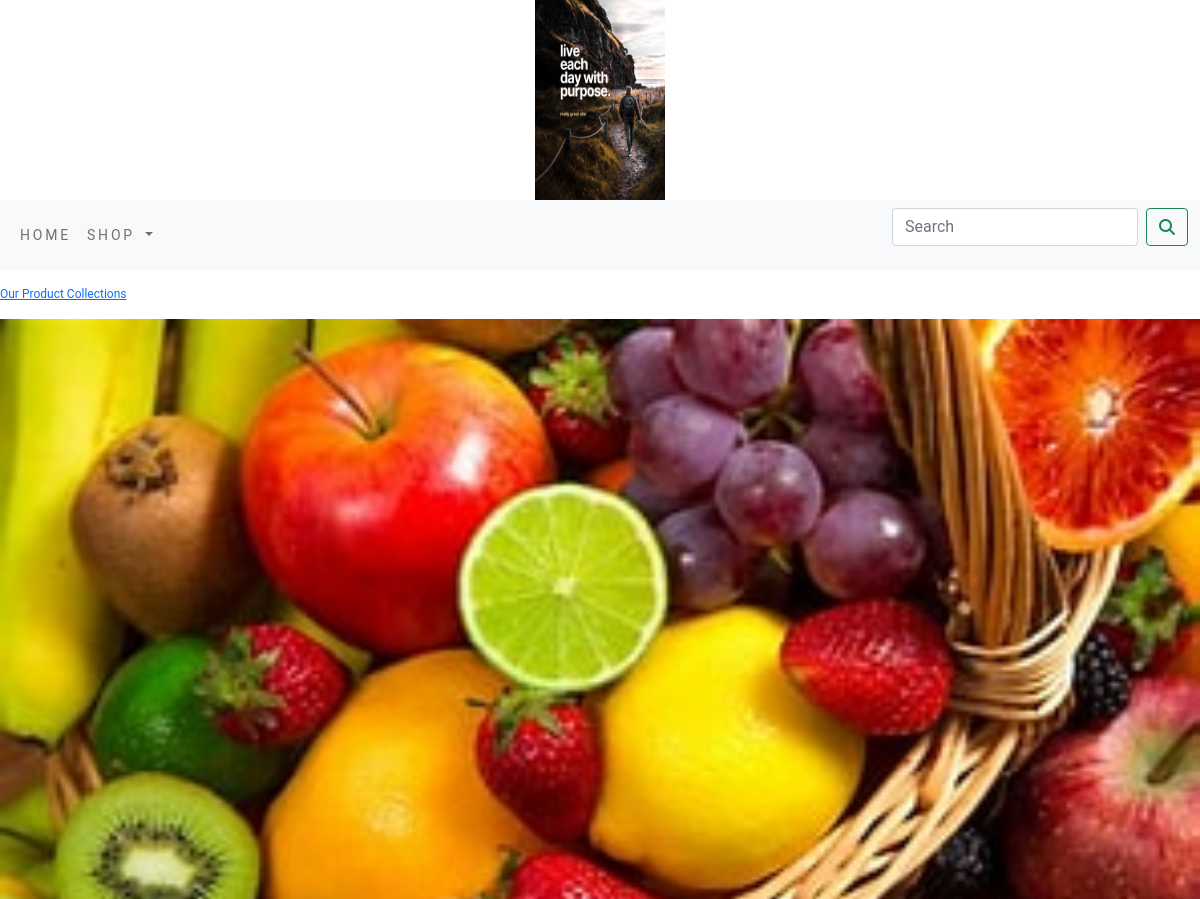
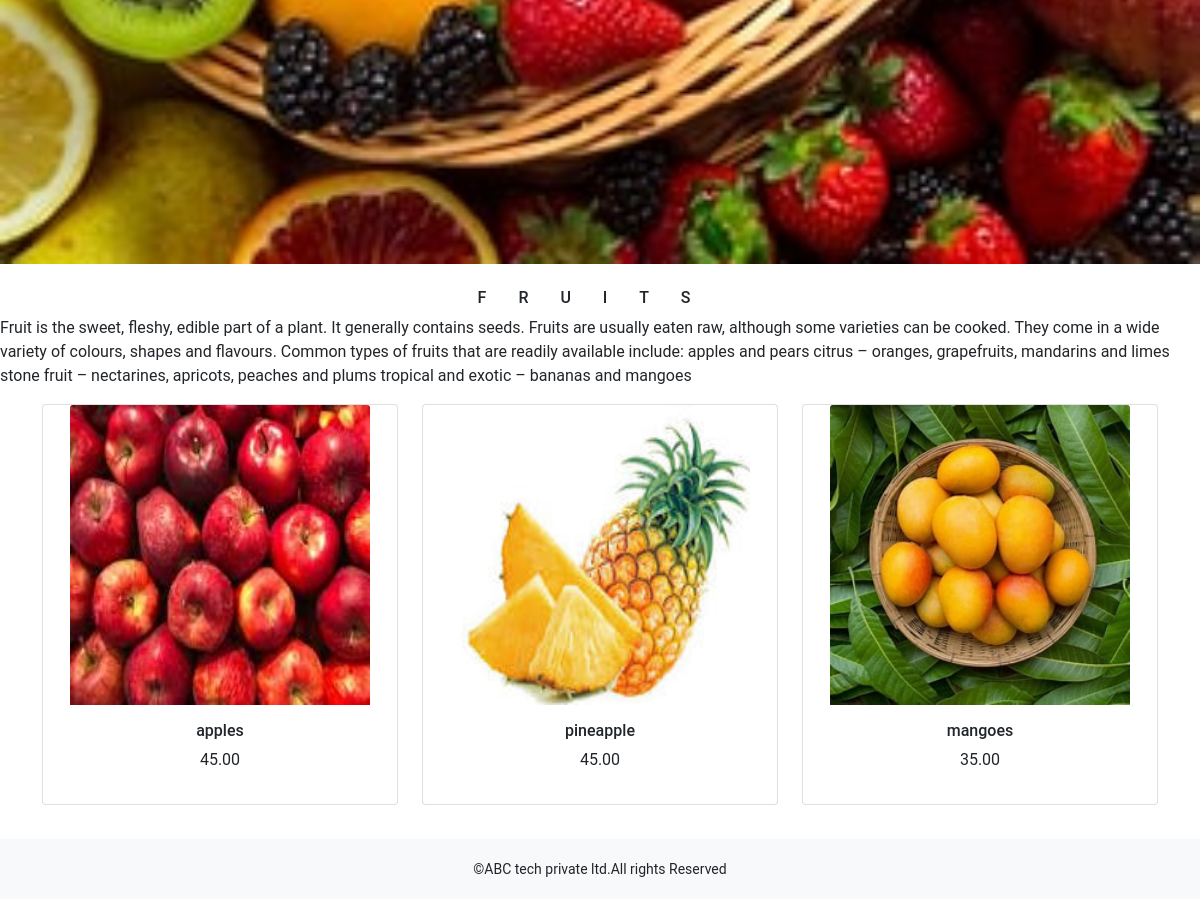
/fruits/, run on the app's committed database (2 pictures, top to bottom).
### shop/models.py (models this page shows)
class Category(models.Model):
    objects = None
    name=models.CharField(max_length=250,unique=True)
    slug=models.SlugField(max_length=250,unique=True)
    description=models.TextField(blank=True)
    image = models.ImageField(upload_to='category', blank=True)
    class Meta:
        ordering=('name',)
        verbose_name='category',
        verbose_name_plural='categories'

class Product(models.Model):
    objects = None
    name=models.CharField(max_length=250,unique=True)
    slug=models.SlugField(max_length=250,unique=True)
    description=models.TextField(blank=True)
    price=models.DecimalField(max_digits=10,decimal_places=2)
    category=models.ForeignKey(Category,on_delete=models.CASCADE)
    image = models.ImageField(upload_to='product', blank=True)
    stock=models.IntegerField()
    available=models.BooleanField(default=True)
    created=models.DateTimeField(auto_now_add=True)
    updated=models.DateTimeField(auto_now=True)
    def get_url(self):
        return reverse('shop:prodCatDetail', args=[self.category.slug,self.slug])

### shop/views.py (the view)
# urls.py: path('', views.allProdCat, name='allProdCat'),
def allProdCat (request,c_slug=None):
    c_page = None
    products_list = None
    if c_slug != None:
        c_page=get_object_or_404(Category,slug=c_slug)
        products_list=Product.objects.all().filter(category=c_page,available=True)
    else:
        products_list=Product.objects.all().filter(available=True)
    paginator=Paginator(products_list,6)
    try:
        page=int(request.GET.get('page','1'))
    except:
        page=1
    try:
        products=paginator.page(page)
    except (EmptyPage,InvalidPage):
        products=paginator.page(paginator.num_pages)
    return render(request,'category.html',{'category': c_page,'products':products})

### cart/context_processors.py (called while the page is built)
def counter(request):
    item_count=0
    if 'admin' in request.path:
        return {}
    else:
        try:
            cart=Cart.objects.filter(cart_id=_cart_id(request))
            car_items=CartItem.objects.all().filter(cart=cart[:1])
            for cart_item in car_items:
                 item_count += cart_item.quantity
        except Cart.DoesNotExist:
         item_count =0
    return dict(item_count=item_count)

### cart/views.py (called while the page is built)
def _cart_id(request):
    cart=request.session.session_key
    if not cart:
        cart=request.session.create()
    return cart

### shop/context_processors.py (called while the page is built)
def menu_links(request):
    links = Category.objects.all()
    return dict(links=links)

### templates/category.html (shortened to what this page needs)
{% extends 'base.html' %}
{% load static %}
{% block body %}
{% if category %}
    <div>
        <div class="row my_row_class">
            <div class="mx_auto">
            <p><a href="{% url 'shop:allProdCat' %}">Our Product Collections</a></p>
        </div>
            </div>
    </div>
{% endif %}
<div class="mx_auto">
    {% if category %}
    <img class="my_image" src="{{ category.image.url }}" alt="{{ category.name }}" width=800px height=500px>
</div>
     <br>
<div>
    <h1 class="text-center my_title">{{ category.name }}</h1>
    <p class="text-justify">{{ category.description }}</p>
</div>
{% endif %}
<div class="container">
    <div class="row mx_auto">
        {% for product in products.object_list %}
        <div class="my_bottom_margin col-9 col-sm-12 col-md-4 col-lg-4">
            <div class="card text-center" style="min-width:18rem;">
                <a href="{{ product.get_url }}"><img  class="card-img-top my_image" src="{{ product.image.url }}" alt="{{ product.name }}" style="height:300px;width:300px"></a>
            <div class="card-body">
                <h6>{{ product.name }}</h6>
                <p>{{ product.price }}</p>
            </div>
            </div>
        </div>
        {% endfor %}
    </div>
    <br>
</div>
{% endblock %}

### static/css/custom.css (style rules this page uses)
body { font-family:'Roboto',sans-serif; }
.my_row_class { padding-top:15px; }
.my_row_class .mx_auto { color:#000; font-size:12px; }
.my_image { width:100%; height:auto; }
.my_title { font-size:16px; text-transform:uppercase; letter-spacing:2em; }
.my_bottom_margin { margin-bottom:10px; }

### data on the page
Category: image (picture), name "FRUITS", description "Fruit is the sweet, fleshy, edible part of a plant. It generally contains seeds. Fruits are usually eaten raw, although some varieties can be cooked. They come in a wide variety of colours, shapes and flavours. Common types of fruits that are readily available include: apples and pears citrus – oranges, grapefruits, mandarins and limes stone fruit – nectarines, apricots, peaches and plums tropical and exotic – bananas and mangoes"
Product: image (picture), name "apples", price "45.00"
Product: image (picture), name "pineapple", price "45.00"
Product: image (picture), name "mangoes", price "35.00"
